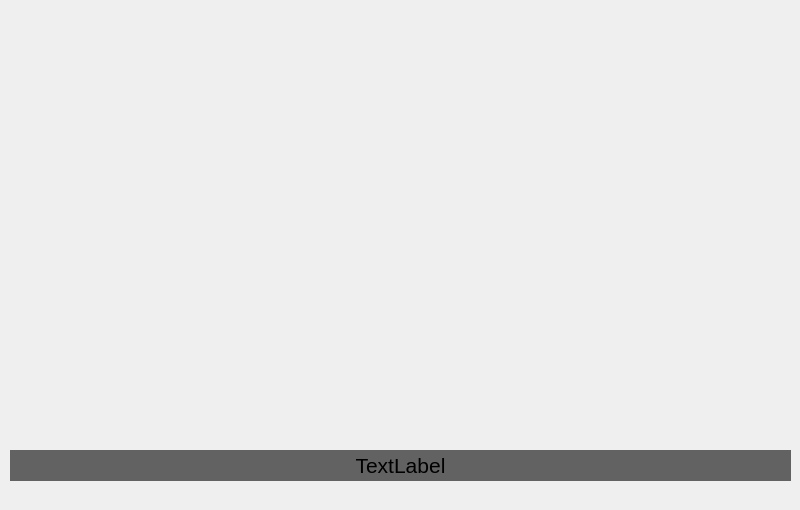
<?xml version="1.0" encoding="UTF-8"?>
<ui version="4.0">
 <class>MainWindow</class>
 <widget class="QMainWindow" name="MainWindow">
  <property name="geometry">
   <rect>
    <x>0</x>
    <y>0</y>
    <width>800</width>
    <height>510</height>
   </rect>
  </property>
  <property name="windowTitle">
   <string>MainWindow</string>
  </property>
  <widget class="QWidget" name="centralwidget">
   <widget class="QWidget" name="horizontalLayoutWidget">
    <property name="geometry">
     <rect>
      <x>10</x>
      <y>10</y>
      <width>781</width>
      <height>311</height>
     </rect>
    </property>
    <layout class="QHBoxLayout" name="horizontalLayout" stretch="40,20,40">
     <item>
      <widget class="RoundProgressBar" name="tachometer" native="true"/>
     </item>
     <item>
      <widget class="MyWheelSelector" name="gear_selector" native="true"/>
     </item>
     <item>
      <widget class="RoundProgressBar" name="speedometer" native="true"/>
     </item>
    </layout>
   </widget>
   <widget class="QWidget" name="horizontalLayoutWidget_2">
    <property name="geometry">
     <rect>
      <x>200</x>
      <y>330</y>
      <width>381</width>
      <height>111</height>
     </rect>
    </property>
    <layout class="QHBoxLayout" name="horizontalLayout_2" stretch="34,33,33">
     <item>
      <widget class="MyCheckBoxButton" name="switch_start" native="true"/>
     </item>
     <item>
      <widget class="RoundButton" name="stop_pedal" native="true"/>
     </item>
     <item>
      <widget class="RoundButton" name="gas_pedal" native="true"/>
     </item>
    </layout>
   </widget>
   <widget class="QLabel" name="lbl_help">
    <property name="geometry">
     <rect>
      <x>10</x>
      <y>450</y>
      <width>781</width>
      <height>31</height>
     </rect>
    </property>
    <property name="font">
     <font>
      <pointsize>16</pointsize>
     </font>
    </property>
    <property name="styleSheet">
     <string notr="true">background-color: rgb(98, 98, 98);</string>
    </property>
    <property name="text">
     <string>TextLabel</string>
    </property>
    <property name="alignment">
     <set>Qt::AlignCenter</set>
    </property>
   </widget>
  </widget>
  <widget class="QMenuBar" name="menubar">
   <property name="geometry">
    <rect>
     <x>0</x>
     <y>0</y>
     <width>800</width>
     <height>26</height>
    </rect>
   </property>
  </widget>
 </widget>
 <customwidgets>
  <customwidget>
   <class>RoundButton</class>
   <extends>QWidget</extends>
   <header>roundbutton.h</header>
   <container>1</container>
  </customwidget>
  <customwidget>
   <class>MyWheelSelector</class>
   <extends>QWidget</extends>
   <header>mywheelselector.h</header>
   <container>1</container>
  </customwidget>
  <customwidget>
   <class>RoundProgressBar</class>
   <extends>QWidget</extends>
   <header>roundprogressbar.h</header>
   <container>1</container>
  </customwidget>
  <customwidget>
   <class>MyCheckBoxButton</class>
   <extends>QWidget</extends>
   <header>mycheckboxbutton.h</header>
   <container>1</container>
  </customwidget>
 </customwidgets>
 <resources/>
 <connections/>
</ui>
